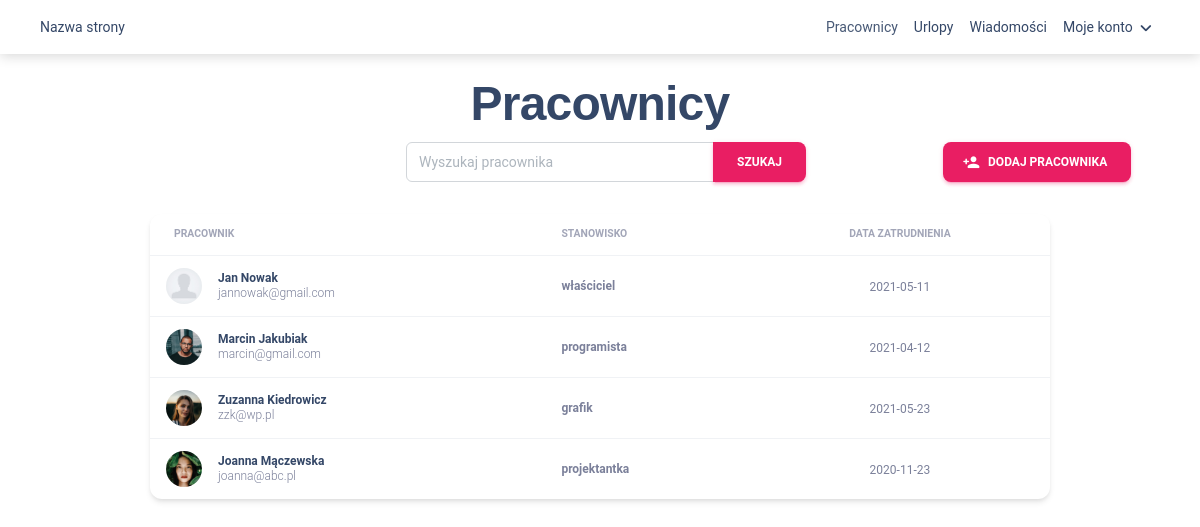
/index.php (signed in), run on the app's committed database.
### tables this page shows
CREATE TABLE `users` (
  `id` int(11) NOT NULL,
  `login` varchar(50) NOT NULL,
  `haslo` char(32) NOT NULL,
  `imie` varchar(40) NOT NULL,
  `nazwisko` varchar(40) NOT NULL,
  `stanowisko` varchar(100) NOT NULL,
  `pensja` decimal(8,2) NOT NULL,
  `zdjecie` varchar(100) NOT NULL,
  `data_zatrudnienia` date NOT NULL,
  `data_urodzenia` date NOT NULL,
  `adres_email` varchar(100) NOT NULL,
  `numer_telefonu` varchar(15) NOT NULL,
  `adres_zamieszkania` varchar(150) NOT NULL,
  `czy_admin` tinyint(1) NOT NULL DEFAULT 0,
  `dni_urlopu` int(11) NOT NULL DEFAULT 20
);

### index.php (the view, shortened to what this page needs)
<?php include 'includes/db.php';?>
<!DOCTYPE html>
<html lang="pl">
    <head>
        <link href="material/assets/css/nucleo-icons.css" rel="stylesheet" />
        <link href="material/assets/css/nucleo-svg.css" rel="stylesheet" />
        <link href="material/assets/css/nucleo-svg.css" rel="stylesheet" />
        <link id="pagestyle" href="material/assets/css/material-dashboard.css" rel="stylesheet" />
        <link rel="stylesheet" href="style.css">
    </head>
    <body>
        <?php include 'includes/header.php';?>
        <h1 class="page-title">Pracownicy</h1>
        <div class="d-flex justify-content-around">
          <div class="center-search"></div>
          <div class="search-bar">
              <form action="" method="get">
                  <div class="input-group input-group-outline input-group">
                      <input type="text" class="form-control bar" placeholder="Wyszukaj pracownika" aria-label="Wyszukaj pracownika" aria-describedby="button-addon" name="szukane">
                      <button class="btn btn-primary" type="submit" id="button-addon" name="szukaj">Szukaj</button>
                  </div>
              </form>
          </div>
          <a class="btn btn-primary" role="button" href="dodaj_pracownika.php"><i class="material-icons">person_add</i> Dodaj pracownika</a>
        </div>
        <div class="card w-75 mx-auto mt-3">
  <div class="table-responsive">
    <table class="table align-items-center mb-0">
      <thead>
        <tr>
          <th class="text-uppercase text-secondary text-xxs font-weight-bolder opacity-7">Pracownik</th>
          <th class="text-uppercase text-secondary text-xxs font-weight-bolder opacity-7 ps-2">Stanowisko</th>
          <th class="text-center text-uppercase text-secondary text-xxs font-weight-bolder opacity-7">Data zatrudnienia</th>
        </tr>
      </thead>
      <tbody>
        <?php
          $search = "";
          $search = strtolower($search);
          $result = mysqli_query($conn, "SELECT `login`, imie, nazwisko, zdjecie, adres_email, stanowisko, data_zatrudnienia FROM users");
          while($row = mysqli_fetch_assoc($result)) {
            $imie_nazwisko = strtolower($row["imie"]." ".$row["nazwisko"]);
            if(str_contains($imie_nazwisko, $search)) {
              echo '
              <form id="'.$row["login"].'" action="profil.php" method="post">
              <input class="hide" value="'.$row["login"].'" name="user">
              <tr class="pracownik" onclick="pokaz('."'".$row["login"]."'".')">
              <td>
                <div class="d-flex px-2 py-1">
                  <div>
                    <img src="img/'.$row["zdjecie"].'" class="avatar avatar-sm me-3">
                  </div>
                  <div class="d-flex flex-column justify-content-center">
                  <h6 class="mb-0 text-xs">'.$row["imie"].' '.$row["nazwisko"].'</h6>
                    <p class="text-xs text-secondary mb-0">'.$row['adres_email'].'</p>
                  </div>
                </div>
              </td>
              <td>
                <p class="text-xs font-weight-bold mb-0">'.$row["stanowisko"].'</p>
              </td>
              <td class="align-middle text-center">
                <span class="text-secondary text-xs font-weight-normal">'.$row['data_zatrudnienia'].'</span>
              </td>
            </tr>
            </form>';
            }
          }
        ?>
      </tbody>
    </table>
  </div>
</div>
    </body>
</html>

### style.css (style rules this page uses)
i { margin-left: -5px; margin-right: 5px; }
.page-title { text-align: center; margin-top: 20px; }
.search-bar { width: 400px; }
.bar { height: 40px; }
.center-search { width: 200px; }

### data on the page
users: zdjecie (placeholder picture), imie "Jan", nazwisko "Nowak", adres_email "jannowak@gmail.com", stanowisko "właściciel", data_zatrudnienia "2021-05-11"
users: zdjecie (picture), imie "Marcin", nazwisko "Jakubiak", adres_email "marcin@gmail.com", stanowisko "programista", data_zatrudnienia "2021-04-12"
users: zdjecie (picture), imie "Zuzanna", nazwisko "Kiedrowicz", adres_email "zzk@wp.pl", stanowisko "grafik", data_zatrudnienia "2021-05-23"
users: zdjecie (picture), imie "Joanna", nazwisko "Mączewska", adres_email "joanna@abc.pl", stanowisko "projektantka", data_zatrudnienia "2020-11-23"
